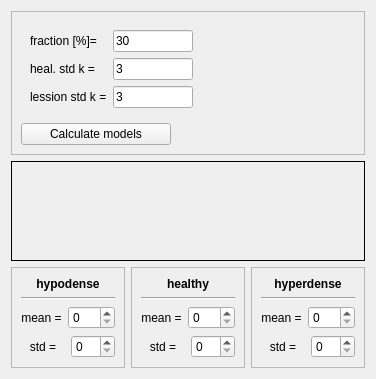
          <widget class="QWidget" name="color_model_T">
           <attribute name="title">
            <string>Color Model</string>
           </attribute>
           <layout class="QVBoxLayout" name="verticalLayout_10">
            <item>
             <widget class="QFrame" name="frame_6">
              <property name="sizePolicy">
               <sizepolicy hsizetype="Preferred" vsizetype="Fixed">
                <horstretch>0</horstretch>
                <verstretch>0</verstretch>
               </sizepolicy>
              </property>
              <property name="frameShape">
               <enum>QFrame::StyledPanel</enum>
              </property>
              <property name="frameShadow">
               <enum>QFrame::Raised</enum>
              </property>
              <layout class="QVBoxLayout" name="verticalLayout_9">
               <item>
                <widget class="QFrame" name="frame_9">
                 <property name="sizePolicy">
                  <sizepolicy hsizetype="Fixed" vsizetype="Preferred">
                   <horstretch>0</horstretch>
                   <verstretch>0</verstretch>
                  </sizepolicy>
                 </property>
                 <property name="frameShape">
                  <enum>QFrame::NoFrame</enum>
                 </property>
                 <property name="frameShadow">
                  <enum>QFrame::Raised</enum>
                 </property>
                 <layout class="QGridLayout" name="gridLayout_4">
                  <item row="0" column="1">
                   <widget class="QLineEdit" name="perc_LE">
                    <property name="sizePolicy">
                     <sizepolicy hsizetype="Preferred" vsizetype="Fixed">
                      <horstretch>0</horstretch>
                      <verstretch>0</verstretch>
                     </sizepolicy>
                    </property>
                    <property name="maximumSize">
                     <size>
                      <width>80</width>
                      <height>16777215</height>
                     </size>
                    </property>
                    <property name="text">
                     <string>30</string>
                    </property>
                   </widget>
                  </item>
                  <item row="1" column="0">
                   <widget class="QLabel" name="label_13">
                    <property name="text">
                     <string>heal. std k =</string>
                    </property>
                   </widget>
                  </item>
                  <item row="1" column="1">
                   <widget class="QLineEdit" name="k_std_h_LE">
                    <property name="sizePolicy">
                     <sizepolicy hsizetype="Preferred" vsizetype="Fixed">
                      <horstretch>0</horstretch>
                      <verstretch>0</verstretch>
                     </sizepolicy>
                    </property>
                    <property name="maximumSize">
                     <size>
                      <width>80</width>
                      <height>16777215</height>
                     </size>
                    </property>
                    <property name="text">
                     <string>3</string>
                    </property>
                   </widget>
                  </item>
                  <item row="0" column="0">
                   <widget class="QLabel" name="label">
                    <property name="sizePolicy">
                     <sizepolicy hsizetype="Fixed" vsizetype="Preferred">
                      <horstretch>0</horstretch>
                      <verstretch>0</verstretch>
                     </sizepolicy>
                    </property>
                    <property name="text">
                     <string>fraction [%]=</string>
                    </property>
                   </widget>
                  </item>
                  <item row="2" column="0">
                   <widget class="QLabel" name="label_14">
                    <property name="text">
                     <string>lession std k =</string>
                    </property>
                   </widget>
                  </item>
                  <item row="2" column="1">
                   <widget class="QLineEdit" name="k_std_t_LE">
                    <property name="sizePolicy">
                     <sizepolicy hsizetype="Preferred" vsizetype="Fixed">
                      <horstretch>0</horstretch>
                      <verstretch>0</verstretch>
                     </sizepolicy>
                    </property>
                    <property name="maximumSize">
                     <size>
                      <width>80</width>
                      <height>16777215</height>
                     </size>
                    </property>
                    <property name="text">
                     <string>3</string>
                    </property>
                   </widget>
                  </item>
                 </layout>
                </widget>
               </item>
               <item>
                <widget class="QPushButton" name="calculate_models_BTN">
                 <property name="maximumSize">
                  <size>
                   <width>150</width>
                   <height>16777215</height>
                  </size>
                 </property>
                 <property name="text">
                  <string>Calculate models</string>
                 </property>
                </widget>
               </item>
              </layout>
             </widget>
            </item>
            <item>
             <widget class="QFrame" name="histogram_F">
              <property name="sizePolicy">
               <sizepolicy hsizetype="Minimum" vsizetype="Expanding">
                <horstretch>0</horstretch>
                <verstretch>0</verstretch>
               </sizepolicy>
              </property>
              <property name="minimumSize">
               <size>
                <width>0</width>
                <height>100</height>
               </size>
              </property>
              <property name="frameShape">
               <enum>QFrame::Box</enum>
              </property>
             </widget>
            </item>
            <item>
             <layout class="QHBoxLayout" name="horizontalLayout_4">
              <item>
               <widget class="QFrame" name="frame_3">
                <property name="sizePolicy">
                 <sizepolicy hsizetype="Minimum" vsizetype="Preferred">
                  <horstretch>0</horstretch>
                  <verstretch>0</verstretch>
                 </sizepolicy>
                </property>
                <property name="minimumSize">
                 <size>
                  <width>0</width>
                  <height>50</height>
                 </size>
                </property>
                <property name="frameShape">
                 <enum>QFrame::StyledPanel</enum>
                </property>
                <property name="frameShadow">
                 <enum>QFrame::Raised</enum>
                </property>
                <layout class="QVBoxLayout" name="verticalLayout_3">
                 <item>
                  <widget class="QLabel" name="label_3">
                   <property name="sizePolicy">
                    <sizepolicy hsizetype="Minimum" vsizetype="Preferred">
                     <horstretch>0</horstretch>
                     <verstretch>0</verstretch>
                    </sizepolicy>
                   </property>
                   <property name="font">
                    <font>
                     <weight>75</weight>
                     <bold>true</bold>
                    </font>
                   </property>
                   <property name="text">
                    <string>hypodense</string>
                   </property>
                   <property name="alignment">
                    <set>Qt::AlignCenter</set>
                   </property>
                  </widget>
                 </item>
                 <item>
                  <widget class="Line" name="line">
                   <property name="orientation">
                    <enum>Qt::Horizontal</enum>
                   </property>
                  </widget>
                 </item>
                 <item>
                  <layout class="QHBoxLayout" name="horizontalLayout_2">
                   <item>
                    <widget class="QLabel" name="label_6">
                     <property name="sizePolicy">
                      <sizepolicy hsizetype="Minimum" vsizetype="Preferred">
                       <horstretch>0</horstretch>
                       <verstretch>0</verstretch>
                      </sizepolicy>
                     </property>
                     <property name="text">
                      <string>mean =</string>
                     </property>
                     <property name="alignment">
                      <set>Qt::AlignCenter</set>
                     </property>
                    </widget>
                   </item>
                   <item>
                    <widget class="QSpinBox" name="hypo_mean_SB">
                     <property name="maximum">
                      <number>256</number>
                     </property>
                    </widget>
                   </item>
                  </layout>
                 </item>
                 <item>
                  <layout class="QHBoxLayout" name="horizontalLayout_5">
                   <item>
                    <widget class="QLabel" name="label_7">
                     <property name="sizePolicy">
                      <sizepolicy hsizetype="Minimum" vsizetype="Preferred">
                       <horstretch>0</horstretch>
                       <verstretch>0</verstretch>
                      </sizepolicy>
                     </property>
                     <property name="text">
                      <string>std =</string>
                     </property>
                     <property name="alignment">
                      <set>Qt::AlignCenter</set>
                     </property>
                    </widget>
                   </item>
                   <item>
                    <widget class="QSpinBox" name="hypo_std_SB"/>
                   </item>
                  </layout>
                 </item>
                </layout>
               </widget>
              </item>
              <item>
               <widget class="QFrame" name="frame_4">
                <property name="sizePolicy">
                 <sizepolicy hsizetype="Minimum" vsizetype="Preferred">
                  <horstretch>0</horstretch>
                  <verstretch>0</verstretch>
                 </sizepolicy>
                </property>
                <property name="minimumSize">
                 <size>
                  <width>0</width>
                  <height>50</height>
                 </size>
                </property>
                <property name="frameShape">
                 <enum>QFrame::StyledPanel</enum>
                </property>
                <property name="frameShadow">
                 <enum>QFrame::Raised</enum>
                </property>
                <layout class="QVBoxLayout" name="verticalLayout_5">
                 <item>
                  <widget class="QLabel" name="label_4">
                   <property name="sizePolicy">
                    <sizepolicy hsizetype="Minimum" vsizetype="Preferred">
                     <horstretch>0</horstretch>
                     <verstretch>0</verstretch>
                    </sizepolicy>
                   </property>
                   <property name="font">
                    <font>
                     <weight>75</weight>
                     <bold>true</bold>
                    </font>
                   </property>
                   <property name="text">
                    <string>healthy</string>
                   </property>
                   <property name="alignment">
                    <set>Qt::AlignCenter</set>
                   </property>
                  </widget>
                 </item>
                 <item>
                  <widget class="Line" name="line_2">
                   <property name="orientation">
                    <enum>Qt::Horizontal</enum>
                   </property>
                  </widget>
                 </item>
                 <item>
                  <layout class="QHBoxLayout" name="horizontalLayout_6">
                   <item>
                    <widget class="QLabel" name="label_8">
                     <property name="sizePolicy">
                      <sizepolicy hsizetype="Minimum" vsizetype="Preferred">
                       <horstretch>0</horstretch>
                       <verstretch>0</verstretch>
                      </sizepolicy>
                     </property>
                     <property name="text">
                      <string>mean =</string>
                     </property>
                     <property name="alignment">
                      <set>Qt::AlignCenter</set>
                     </property>
                    </widget>
                   </item>
                   <item>
                    <widget class="QSpinBox" name="heal_mean_SB">
                     <property name="maximum">
                      <number>256</number>
                     </property>
                     <property name="singleStep">
                      <number>1</number>
                     </property>
                    </widget>
                   </item>
                  </layout>
                 </item>
                 <item>
                  <layout class="QHBoxLayout" name="horizontalLayout_7">
                   <item>
                    <widget class="QLabel" name="label_9">
                     <property name="sizePolicy">
                      <sizepolicy hsizetype="Minimum" vsizetype="Preferred">
                       <horstretch>0</horstretch>
                       <verstretch>0</verstretch>
                      </sizepolicy>
                     </property>
                     <property name="text">
                      <string>std =</string>
                     </property>
                     <property name="alignment">
                      <set>Qt::AlignCenter</set>
                     </property>
                    </widget>
                   </item>
                   <item>
                    <widget class="QSpinBox" name="heal_std_SB"/>
                   </item>
                  </layout>
                 </item>
                </layout>
               </widget>
              </item>
              <item>
               <widget class="QFrame" name="frame_5">
                <property name="sizePolicy">
                 <sizepolicy hsizetype="Minimum" vsizetype="Preferred">
                  <horstretch>0</horstretch>
                  <verstretch>0</verstretch>
                 </sizepolicy>
                </property>
                <property name="minimumSize">
                 <size>
                  <width>0</width>
                  <height>50</height>
                 </size>
                </property>
                <property name="frameShape">
                 <enum>QFrame::StyledPanel</enum>
                </property>
                <property name="frameShadow">
                 <enum>QFrame::Raised</enum>
                </property>
                <layout class="QVBoxLayout" name="verticalLayout_6">
                 <item>
                  <widget class="QLabel" name="label_5">
                   <property name="sizePolicy">
                    <sizepolicy hsizetype="Minimum" vsizetype="Preferred">
                     <horstretch>0</horstretch>
                     <verstretch>0</verstretch>
                    </sizepolicy>
                   </property>
                   <property name="font">
                    <font>
                     <weight>75</weight>
                     <bold>true</bold>
                    </font>
                   </property>
                   <property name="text">
                    <string>hyperdense</string>
                   </property>
                   <property name="alignment">
                    <set>Qt::AlignCenter</set>
                   </property>
                  </widget>
                 </item>
                 <item>
                  <widget class="Line" name="line_3">
                   <property name="orientation">
                    <enum>Qt::Horizontal</enum>
                   </property>
                  </widget>
                 </item>
                 <item>
                  <layout class="QHBoxLayout" name="horizontalLayout_8">
                   <item>
                    <widget class="QLabel" name="label_10">
                     <property name="sizePolicy">
                      <sizepolicy hsizetype="Minimum" vsizetype="Preferred">
                       <horstretch>0</horstretch>
                       <verstretch>0</verstretch>
                      </sizepolicy>
                     </property>
                     <property name="text">
                      <string>mean =</string>
                     </property>
                     <property name="alignment">
                      <set>Qt::AlignCenter</set>
                     </property>
                    </widget>
                   </item>
                   <item>
                    <widget class="QSpinBox" name="hyper_mean_SB">
                     <property name="maximum">
                      <number>256</number>
                     </property>
                    </widget>
                   </item>
                  </layout>
                 </item>
                 <item>
                  <layout class="QHBoxLayout" name="horizontalLayout_9">
                   <item>
                    <widget class="QLabel" name="label_11">
                     <property name="sizePolicy">
                      <sizepolicy hsizetype="Minimum" vsizetype="Preferred">
                       <horstretch>0</horstretch>
                       <verstretch>0</verstretch>
                      </sizepolicy>
                     </property>
                     <property name="text">
                      <string>std =</string>
                     </property>
                     <property name="alignment">
                      <set>Qt::AlignCenter</set>
                     </property>
                    </widget>
                   </item>
                   <item>
                    <widget class="QSpinBox" name="hyper_std_SB"/>
                   </item>
                  </layout>
                 </item>
                </layout>
               </widget>
              </item>
             </layout>
            </item>
           </layout>
          </widget>
